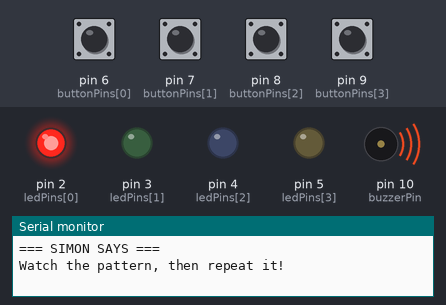
Bench run of a sketch on a simulated Arduino Uno, built with avr-gcc and run on an emulated ATmega328P. Parts: output pins drawn as LEDs (lit = HIGH), buzzer (waves = sounding), the last lines printed to the serial monitor. Dashed ring = blinking. The inputs (shaded band) are chosen by the test bench; at power-on: pin 6 (buttonPins[0]), pin 7 (buttonPins[1]), pin 8 (buttonPins[2]), pin 9 (buttonPins[3]) HIGH. Random numbers use the default seed unless the sketch sets one.

Above: at 1.1 s.
At 3.9 s:
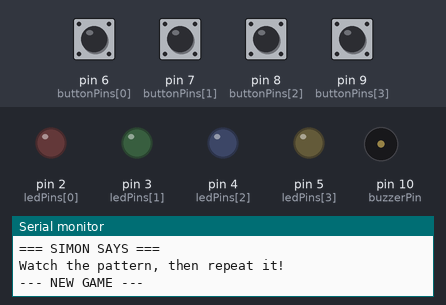
4.0 s: pin 7 (buttonPins[1]) pulled LOW for 0.15 s
At 4.25 s:
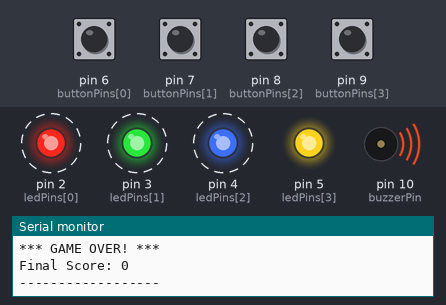
Timing chart, 0 to 11.1 s (numbered marks = the images above; inputs shaded):
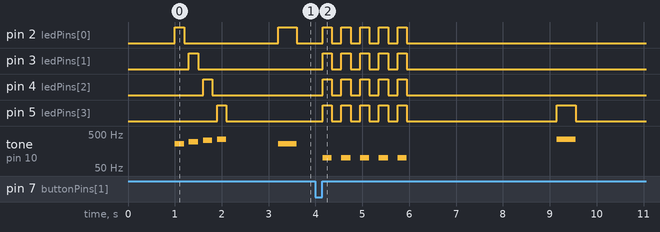

The sketch:

agentplay.ino
```cpp
// Simon Says Game - 4 LEDs, 4 Buttons, Buzzer

const int ledPins[] = {2, 3, 4, 5};        // Red, Green, Blue, Yellow LEDs
const int buttonPins[] = {6, 7, 8, 9};     // Corresponding buttons
const int buzzerPin = 10;
const int tones[] = {262, 294, 330, 349};  // C, D, E, F notes

const int maxSequence = 100;
int sequence[maxSequence];
int sequenceLength = 0;
int score = 0;

void setup() {
  Serial.begin(115200);

  // Setup LED pins
  for (int i = 0; i < 4; i++) {
    pinMode(ledPins[i], OUTPUT);
    pinMode(buttonPins[i], INPUT_PULLUP);
  }
  pinMode(buzzerPin, OUTPUT);

  randomSeed(analogRead(A0));

  Serial.println("=== SIMON SAYS ===");
  Serial.println("Watch the pattern, then repeat it!");
  delay(1000);

  startupSequence();
  newGame();
}

void loop() {
  // Show the sequence
  playSequence();

  // Wait for player input
  if (!checkPlayerInput()) {
    // Player failed
    gameOver();
    newGame();
  } else {
    // Player succeeded
    score++;
    Serial.print("Round ");
    Serial.print(score);
    Serial.println(" complete!");
    delay(1000);
    addToSequence();
  }
}

void startupSequence() {
  for (int i = 0; i < 4; i++) {
    digitalWrite(ledPins[i], HIGH);
    tone(buzzerPin, tones[i], 200);
    delay(200);
    digitalWrite(ledPins[i], LOW);
    delay(100);
  }
}

void newGame() {
  sequenceLength = 0;
  score = 0;
  Serial.println("\n--- NEW GAME ---");
  delay(500);
  addToSequence();
}

void addToSequence() {
  sequence[sequenceLength] = random(0, 4);
  sequenceLength++;
}

void playSequence() {
  delay(500);
  for (int i = 0; i < sequenceLength; i++) {
    int led = sequence[i];
    digitalWrite(ledPins[led], HIGH);
    tone(buzzerPin, tones[led], 400);
    delay(400);
    digitalWrite(ledPins[led], LOW);
    delay(200);
  }
}

bool checkPlayerInput() {
  for (int i = 0; i < sequenceLength; i++) {
    int expectedButton = sequence[i];
    int pressedButton = waitForButtonPress();

    if (pressedButton == -1 || pressedButton != expectedButton) {
      return false;
    }

    // Light up LED and play tone for correct press
    digitalWrite(ledPins[pressedButton], HIGH);
    tone(buzzerPin, tones[pressedButton], 200);
    delay(200);
    digitalWrite(ledPins[pressedButton], LOW);
    noTone(buzzerPin);
    delay(100);
  }
  return true;
}

int waitForButtonPress() {
  unsigned long startTime = millis();
  const unsigned long timeout = 5000; // 5 second timeout

  // Wait for button press
  while (millis() - startTime < timeout) {
    for (int i = 0; i < 4; i++) {
      if (digitalRead(buttonPins[i]) == LOW) {
        // Wait for release
        while (digitalRead(buttonPins[i]) == LOW) {
          delay(10);
        }
        return i;
      }
    }
    delay(10);
  }
  return -1; // Timeout
}

void gameOver() {
  Serial.println("\n*** GAME OVER! ***");
  Serial.print("Final Score: ");
  Serial.println(score);
  Serial.println("------------------\n");

  // Blink all LEDs
  for (int blink = 0; blink < 5; blink++) {
    for (int i = 0; i < 4; i++) {
      digitalWrite(ledPins[i], HIGH);
    }
    tone(buzzerPin, 100, 200);
    delay(200);

    for (int i = 0; i < 4; i++) {
      digitalWrite(ledPins[i], LOW);
    }
    noTone(buzzerPin);
    delay(200);
  }

  delay(2000);
}
```

Measured:
- by itself, pin 2 (ledPins[0]), pin 3 (ledPins[1]), pin 4 (ledPins[2]): alternates HIGH for 0.20 s and LOW for 0.20 s, 10 changes in all, then stays LOW
- by itself, tone on pin 10 (buzzerPin): plays 100 Hz for 0.20 s, 100 Hz for 0.20 s, 100 Hz for 0.20 s, 100 Hz for 0.20 s, 100 Hz for 0.20 s, 349 Hz for 0.40 s
